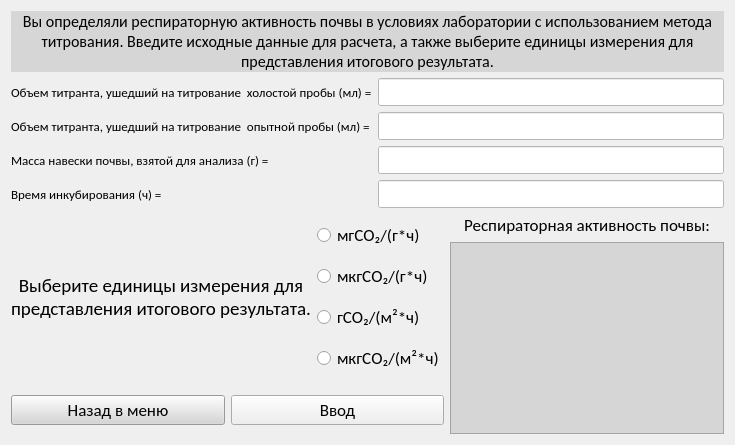
      <widget class="QWidget" name="lab_titr_eval_lt">
       <layout class="QGridLayout" name="gridLayout_3">
        <item row="0" column="0" colspan="3">
         <widget class="QLabel" name="int_lab_titr">
          <property name="font">
           <font>
            <family>Calibri</family>
            <pointsize>12</pointsize>
           </font>
          </property>
          <property name="layoutDirection">
           <enum>Qt::LeftToRight</enum>
          </property>
          <property name="styleSheet">
           <string notr="true">background-color: rgb(214, 214, 214);</string>
          </property>
          <property name="text">
           <string>Вы определяли респираторную активность почвы в условиях лаборатории с использованием метода титрования. Введите исходные данные для расчета, а также выберите единицы измерения для представления итогового результата.</string>
          </property>
          <property name="alignment">
           <set>Qt::AlignCenter</set>
          </property>
          <property name="wordWrap">
           <bool>true</bool>
          </property>
         </widget>
        </item>
        <item row="1" column="0" colspan="3">
         <layout class="QGridLayout" name="input_lab_titr_lt">
          <item row="2" column="1">
           <widget class="QLineEdit" name="soil_m_lab_titr_le">
            <property name="font">
             <font>
              <family>Calibri</family>
              <pointsize>11</pointsize>
             </font>
            </property>
            <property name="styleSheet">
             <string notr="true">background-color: rgb(255, 255, 255);</string>
            </property>
           </widget>
          </item>
          <item row="0" column="0">
           <widget class="QLabel" name="vol_titr_lab_hol_lbl">
            <property name="font">
             <font>
              <family>Calibri</family>
              <pointsize>10</pointsize>
             </font>
            </property>
            <property name="text">
             <string>Объем титранта, ушедший на титрование  холостой пробы (мл) =</string>
            </property>
           </widget>
          </item>
          <item row="1" column="1">
           <widget class="QLineEdit" name="vol_titr_lab_exp_le">
            <property name="font">
             <font>
              <family>Calibri</family>
              <pointsize>11</pointsize>
             </font>
            </property>
            <property name="styleSheet">
             <string notr="true">background-color: rgb(255, 255, 255);</string>
            </property>
            <property name="text">
             <string/>
            </property>
           </widget>
          </item>
          <item row="2" column="0">
           <widget class="QLabel" name="soil_m_lab_titr_lbl">
            <property name="font">
             <font>
              <family>Calibri</family>
              <pointsize>10</pointsize>
             </font>
            </property>
            <property name="text">
             <string>Масса навески почвы, взятой для анализа (г) =</string>
            </property>
           </widget>
          </item>
          <item row="0" column="1">
           <widget class="QLineEdit" name="vol_titr_lab_hol_le">
            <property name="font">
             <font>
              <family>Calibri</family>
              <pointsize>11</pointsize>
             </font>
            </property>
            <property name="styleSheet">
             <string notr="true">background-color: rgb(255, 255, 255);</string>
            </property>
            <property name="text">
             <string/>
            </property>
           </widget>
          </item>
          <item row="1" column="0">
           <widget class="QLabel" name="vol_titr_lab_exp_lbl">
            <property name="font">
             <font>
              <family>Calibri</family>
              <pointsize>10</pointsize>
             </font>
            </property>
            <property name="text">
             <string>Объем титранта, ушедший на титрование  опытной пробы (мл) =</string>
            </property>
           </widget>
          </item>
          <item row="3" column="0">
           <widget class="QLabel" name="inc_time_lab_titr_lbl">
            <property name="font">
             <font>
              <family>Calibri</family>
              <pointsize>10</pointsize>
             </font>
            </property>
            <property name="text">
             <string>Время инкубирования (ч) =</string>
            </property>
           </widget>
          </item>
          <item row="3" column="1">
           <widget class="QLineEdit" name="inc_temp_lab_titr_le">
            <property name="font">
             <font>
              <family>Calibri</family>
              <pointsize>11</pointsize>
             </font>
            </property>
            <property name="styleSheet">
             <string notr="true">background-color: rgb(255, 255, 255);</string>
            </property>
            <property name="text">
             <string/>
            </property>
           </widget>
          </item>
         </layout>
        </item>
        <item row="2" column="2" rowspan="2">
         <layout class="QGridLayout" name="output_lab_titr_lt">
          <item row="2" column="0">
           <widget class="QTextEdit" name="output_lab_titr_te">
            <property name="font">
             <font>
              <family>Calibri</family>
              <pointsize>16</pointsize>
             </font>
            </property>
            <property name="styleSheet">
             <string notr="true">background-color: rgb(214, 214, 214);</string>
            </property>
            <property name="readOnly">
             <bool>true</bool>
            </property>
            <property name="html">
             <string>&lt;!DOCTYPE HTML PUBLIC &quot;-//W3C//DTD HTML 4.0//EN&quot; &quot;http://www.w3.org/TR/REC-html40/strict.dtd&quot;&gt;
&lt;html&gt;&lt;head&gt;&lt;meta name=&quot;qrichtext&quot; content=&quot;1&quot; /&gt;&lt;style type=&quot;text/css&quot;&gt;
p, li { white-space: pre-wrap; }
&lt;/style&gt;&lt;/head&gt;&lt;body style=&quot; font-family:'Calibri'; font-size:16pt; font-weight:400; font-style:normal;&quot;&gt;
&lt;p align=&quot;center&quot; style=&quot; margin-top:12px; margin-bottom:12px; margin-left:0px; margin-right:0px; -qt-block-indent:0; text-indent:0px;&quot;&gt;&lt;br /&gt;&lt;/p&gt;&lt;/body&gt;&lt;/html&gt;</string>
            </property>
           </widget>
          </item>
          <item row="1" column="0">
           <widget class="QLabel" name="outro_lab_titr_lbl">
            <property name="font">
             <font>
              <family>Calibri</family>
              <pointsize>13</pointsize>
             </font>
            </property>
            <property name="acceptDrops">
             <bool>false</bool>
            </property>
            <property name="layoutDirection">
             <enum>Qt::LeftToRight</enum>
            </property>
            <property name="autoFillBackground">
             <bool>false</bool>
            </property>
            <property name="text">
             <string>Респираторная активность почвы:</string>
            </property>
            <property name="alignment">
             <set>Qt::AlignCenter</set>
            </property>
            <property name="wordWrap">
             <bool>true</bool>
            </property>
            <property name="textInteractionFlags">
             <set>Qt::NoTextInteraction</set>
            </property>
           </widget>
          </item>
         </layout>
        </item>
        <item row="3" column="0">
         <widget class="QPushButton" name="lab_titr_back_home_btn">
          <property name="font">
           <font>
            <family>Calibri</family>
            <pointsize>13</pointsize>
           </font>
          </property>
          <property name="styleSheet">
           <string notr="true">background-color: rgb(214, 214, 214);</string>
          </property>
          <property name="text">
           <string>Назад в меню</string>
          </property>
         </widget>
        </item>
        <item row="3" column="1">
         <widget class="QPushButton" name="input_lab_titr_btn">
          <property name="font">
           <font>
            <family>Calibri</family>
            <pointsize>13</pointsize>
           </font>
          </property>
          <property name="text">
           <string>Ввод</string>
          </property>
         </widget>
        </item>
        <item row="2" column="0" colspan="2">
         <layout class="QGridLayout" name="rbs_lab_titr_lt">
          <item row="0" column="0" rowspan="4">
           <widget class="QLabel" name="measure_lab_titr_lbl">
            <property name="font">
             <font>
              <family>Calibri</family>
              <pointsize>14</pointsize>
             </font>
            </property>
            <property name="text">
             <string>Выберите единицы измерения для представления итогового результата.</string>
            </property>
            <property name="alignment">
             <set>Qt::AlignCenter</set>
            </property>
            <property name="wordWrap">
             <bool>true</bool>
            </property>
           </widget>
          </item>
          <item row="0" column="1">
           <widget class="QRadioButton" name="gram_lab_titr_RB">
            <property name="font">
             <font>
              <family>Calibri</family>
              <pointsize>13</pointsize>
              <stylestrategy>PreferDefault</stylestrategy>
             </font>
            </property>
            <property name="focusPolicy">
             <enum>Qt::StrongFocus</enum>
            </property>
            <property name="contextMenuPolicy">
             <enum>Qt::DefaultContextMenu</enum>
            </property>
            <property name="acceptDrops">
             <bool>false</bool>
            </property>
            <property name="layoutDirection">
             <enum>Qt::LeftToRight</enum>
            </property>
            <property name="text">
             <string>мгСО₂/(г*ч)</string>
            </property>
           </widget>
          </item>
          <item row="1" column="1">
           <widget class="QRadioButton" name="mcg_gram_lab_titr_RB">
            <property name="font">
             <font>
              <family>Calibri</family>
              <pointsize>13</pointsize>
              <stylestrategy>PreferDefault</stylestrategy>
             </font>
            </property>
            <property name="focusPolicy">
             <enum>Qt::StrongFocus</enum>
            </property>
            <property name="contextMenuPolicy">
             <enum>Qt::DefaultContextMenu</enum>
            </property>
            <property name="acceptDrops">
             <bool>false</bool>
            </property>
            <property name="layoutDirection">
             <enum>Qt::LeftToRight</enum>
            </property>
            <property name="text">
             <string>мкгСО₂/(г*ч)</string>
            </property>
           </widget>
          </item>
          <item row="2" column="1">
           <widget class="QRadioButton" name="sq_meters_lab_titr_RB">
            <property name="font">
             <font>
              <family>Calibri</family>
              <pointsize>13</pointsize>
             </font>
            </property>
            <property name="text">
             <string>гСО₂/(м²*ч)</string>
            </property>
           </widget>
          </item>
          <item row="3" column="1">
           <widget class="QRadioButton" name="mcg_sq_meters_lab_titr_RB">
            <property name="font">
             <font>
              <family>Calibri</family>
              <pointsize>13</pointsize>
             </font>
            </property>
            <property name="text">
             <string>мкгСО₂/(м²*ч)</string>
            </property>
           </widget>
          </item>
         </layout>
        </item>
       </layout>
      </widget>
